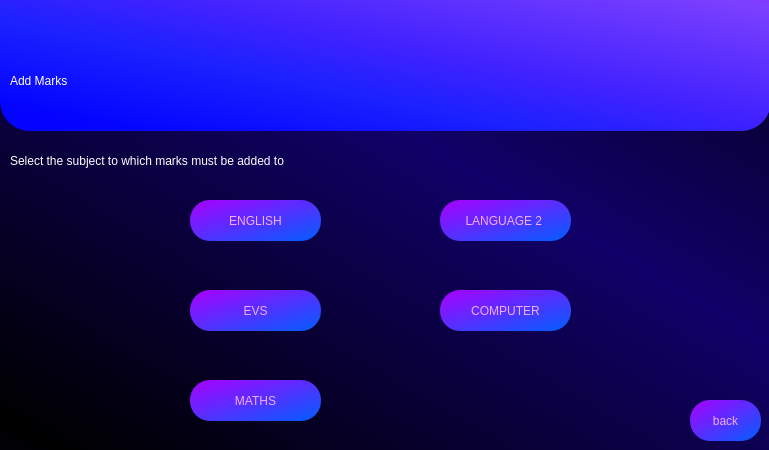
<?xml version="1.0" encoding="UTF-8"?>
<ui version="4.0">
 <class>Dialog</class>
 <widget class="QDialog" name="Dialog">
  <property name="geometry">
   <rect>
    <x>0</x>
    <y>0</y>
    <width>769</width>
    <height>450</height>
   </rect>
  </property>
  <property name="minimumSize">
   <size>
    <width>769</width>
    <height>450</height>
   </size>
  </property>
  <property name="maximumSize">
   <size>
    <width>769</width>
    <height>450</height>
   </size>
  </property>
  <property name="windowTitle">
   <string>Dialog</string>
  </property>
  <property name="styleSheet">
   <string notr="true">QDialog#Dialog{
background-color: qlineargradient(spread:reflect, x1:0.0454545, y1:0.966, x2:0.619, y2:0.386, stop:0 rgba(0, 0, 0, 255), stop:1 rgba(17, 0, 104, 255));
}</string>
  </property>
  <widget class="QLabel" name="test">
   <property name="geometry">
    <rect>
     <x>0</x>
     <y>-30</y>
     <width>771</width>
     <height>161</height>
    </rect>
   </property>
   <property name="styleSheet">
    <string notr="true">background-color: qlineargradient(spread:pad, x1:0.091, y1:0.931955, x2:1, y2:0, stop:0 rgba(3, 3, 255, 255), stop:0.289773 rgba(27, 33, 255, 255), stop:0.482955 rgba(65, 34, 255, 255), stop:0.869318 rgba(124, 64, 255, 255), stop:1 rgba(159, 25, 255, 255));
font: 240pt &quot;Terminal&quot;;
border-radius : 30px</string>
   </property>
   <property name="text">
    <string/>
   </property>
  </widget>
  <widget class="QLabel" name="label_2">
   <property name="geometry">
    <rect>
     <x>10</x>
     <y>40</y>
     <width>381</width>
     <height>81</height>
    </rect>
   </property>
   <property name="styleSheet">
    <string notr="true">font: 75 58pt &quot;Arial&quot;;
color: rgb(255, 255, 255);</string>
   </property>
   <property name="text">
    <string>Add Marks</string>
   </property>
  </widget>
  <widget class="QLabel" name="label_3">
   <property name="geometry">
    <rect>
     <x>10</x>
     <y>140</y>
     <width>601</width>
     <height>41</height>
    </rect>
   </property>
   <property name="styleSheet">
    <string notr="true">font: 75 20pt &quot;Arial&quot;;
color: rgb(255, 255, 255);</string>
   </property>
   <property name="text">
    <string>Select the subject to which marks must be added to </string>
   </property>
  </widget>
  <widget class="QPushButton" name="teacherlogin_subject_english">
   <property name="geometry">
    <rect>
     <x>190</x>
     <y>200</y>
     <width>131</width>
     <height>41</height>
    </rect>
   </property>
   <property name="styleSheet">
    <string notr="true"> QPushButton{


 color: rgb(246, 172, 255);
 font: 13pt &quot;Aria bold&quot;; 
 background-color: qlineargradient(spread:pad, x1:0.994, y1:1, x2:0, y2:0,     stop:0.0227273 rgba(5, 92, 255, 255), stop:1 rgba(170, 0, 255, 255));
 border-color: rgb(170, 0, 255);
 border-radius : 20px;



}

QPushButton:hover{
 background-color: rgb(170, 85, 255);


}</string>
   </property>
   <property name="text">
    <string>ENGLISH</string>
   </property>
  </widget>
  <widget class="QPushButton" name="teacherlogin_subject_comp">
   <property name="geometry">
    <rect>
     <x>440</x>
     <y>290</y>
     <width>131</width>
     <height>41</height>
    </rect>
   </property>
   <property name="styleSheet">
    <string notr="true"> QPushButton{


 color: rgb(246, 172, 255);
 font: 13pt &quot;Aria bold&quot;; 
 background-color: qlineargradient(spread:pad, x1:0.994, y1:1, x2:0, y2:0,     stop:0.0227273 rgba(5, 92, 255, 255), stop:1 rgba(170, 0, 255, 255));
 border-color: rgb(170, 0, 255);
 border-radius : 20px;



}

QPushButton:hover{
 background-color: rgb(170, 85, 255);


}</string>
   </property>
   <property name="text">
    <string>COMPUTER</string>
   </property>
  </widget>
  <widget class="QPushButton" name="teacherlogin_subject_lang2">
   <property name="geometry">
    <rect>
     <x>440</x>
     <y>200</y>
     <width>131</width>
     <height>41</height>
    </rect>
   </property>
   <property name="styleSheet">
    <string notr="true"> QPushButton{


 color: rgb(246, 172, 255);
 font: 13pt &quot;Aria bold&quot;; 
 background-color: qlineargradient(spread:pad, x1:0.994, y1:1, x2:0, y2:0,     stop:0.0227273 rgba(5, 92, 255, 255), stop:1 rgba(170, 0, 255, 255));
 border-color: rgb(170, 0, 255);
 border-radius : 20px;



}

QPushButton:hover{
 background-color: rgb(170, 85, 255);


}</string>
   </property>
   <property name="text">
    <string>LANGUAGE 2 </string>
   </property>
  </widget>
  <widget class="QPushButton" name="teacherlogin_subject_maths">
   <property name="geometry">
    <rect>
     <x>190</x>
     <y>380</y>
     <width>131</width>
     <height>41</height>
    </rect>
   </property>
   <property name="styleSheet">
    <string notr="true"> QPushButton{


 color: rgb(246, 172, 255);
 font: 13pt &quot;Aria bold&quot;; 
 background-color: qlineargradient(spread:pad, x1:0.994, y1:1, x2:0, y2:0,     stop:0.0227273 rgba(5, 92, 255, 255), stop:1 rgba(170, 0, 255, 255));
 border-color: rgb(170, 0, 255);
 border-radius : 20px;



}

QPushButton:hover{
 background-color: rgb(170, 85, 255);


}</string>
   </property>
   <property name="text">
    <string>MATHS</string>
   </property>
  </widget>
  <widget class="QPushButton" name="teacherlogin_subject_evs">
   <property name="geometry">
    <rect>
     <x>190</x>
     <y>290</y>
     <width>131</width>
     <height>41</height>
    </rect>
   </property>
   <property name="styleSheet">
    <string notr="true"> QPushButton{


 color: rgb(246, 172, 255);
 font: 13pt &quot;Aria bold&quot;; 
 background-color: qlineargradient(spread:pad, x1:0.994, y1:1, x2:0, y2:0,     stop:0.0227273 rgba(5, 92, 255, 255), stop:1 rgba(170, 0, 255, 255));
 border-color: rgb(170, 0, 255);
 border-radius : 20px;



}

QPushButton:hover{
 background-color: rgb(170, 85, 255);


}</string>
   </property>
   <property name="text">
    <string>EVS</string>
   </property>
  </widget>
  <widget class="QPushButton" name="back_execute">
   <property name="geometry">
    <rect>
     <x>690</x>
     <y>400</y>
     <width>71</width>
     <height>41</height>
    </rect>
   </property>
   <property name="styleSheet">
    <string notr="true"> QPushButton{


 color: rgb(246, 172, 255);
 font: 13pt &quot;Aria bold&quot;; 
 background-color: qlineargradient(spread:pad, x1:0.994, y1:1, x2:0, y2:0,     stop:0.0227273 rgba(5, 92, 255, 255), stop:1 rgba(170, 0, 255, 255));
 border-color: rgb(170, 0, 255);
 border-radius : 20px;



}

QPushButton:hover{
 background-color: rgb(170, 85, 255);


}</string>
   </property>
   <property name="text">
    <string>back</string>
   </property>
  </widget>
  <widget class="QLabel" name="details">
   <property name="geometry">
    <rect>
     <x>390</x>
     <y>100</y>
     <width>361</width>
     <height>41</height>
    </rect>
   </property>
   <property name="styleSheet">
    <string notr="true">font: 75 14pt &quot;Arial&quot;;
color: rgb(255, 255, 255);</string>
   </property>
   <property name="text">
    <string/>
   </property>
   <property name="alignment">
    <set>Qt::AlignRight|Qt::AlignTrailing|Qt::AlignVCenter</set>
   </property>
  </widget>
 </widget>
 <resources/>
 <connections/>
</ui>
